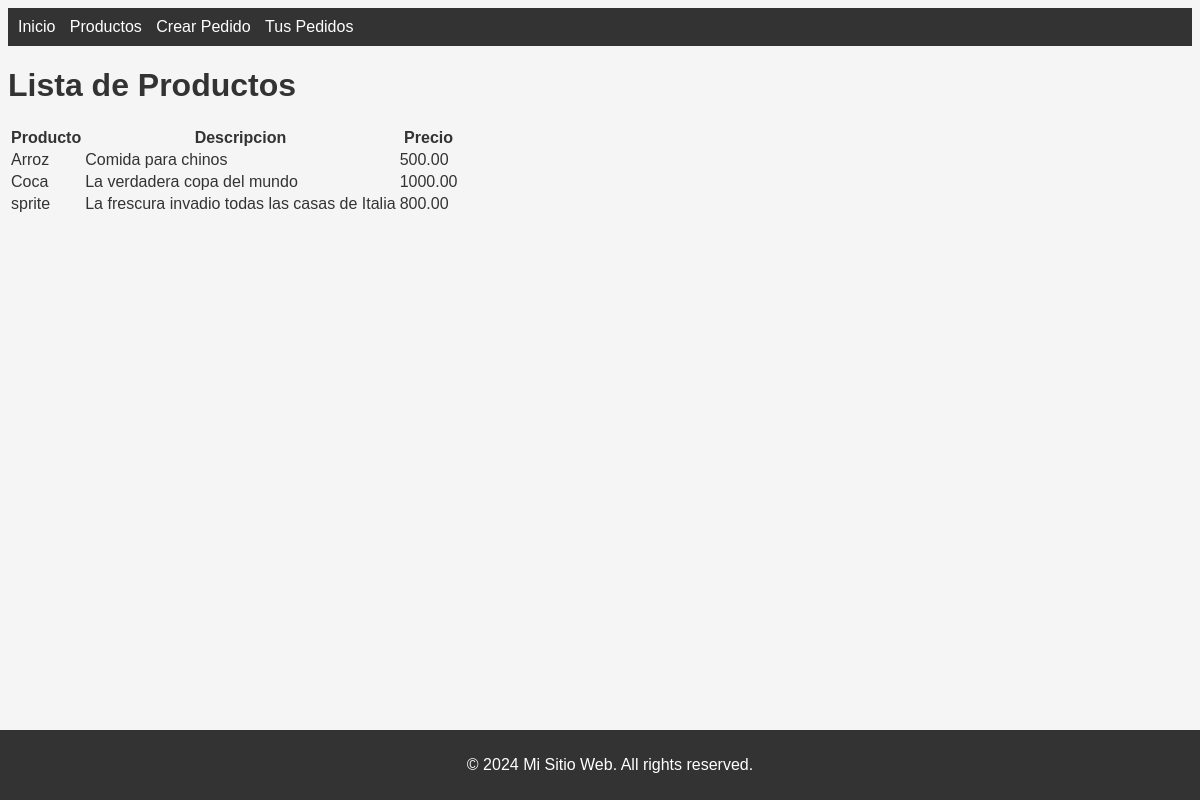
The app's page /productos/ (signed in) with its own data.
### main/models.py (models this page shows, shortened)
class Producto(models.Model):
    id = models.AutoField(primary_key=True)
    codigo = models.CharField(max_length=100, unique=True)
    descripcion = models.TextField()
    precio = models.DecimalField(max_digits=10, decimal_places=2)

### main/views.py (the view)
# urls.py: path('productos/', productos, name='productos'),
@login_required(login_url='login')
def productos(request):
    productos = Producto.objects.order_by('codigo')
    serializer = ProductoSerializer(productos, many=True)
    return render(request, 'productos.html', {'productos': serializer.data})

### main/templates/productos.html
{% extends 'base.html' %}
{% block content %}
    <h1>Lista de Productos</h1>
    <table>
        <tr>
            <th>Producto</th>
            <th>Descripcion</th>
            <th>Precio</th>
        </tr>
        {% for producto in productos %}
        <tr>
            <td>{{ producto.codigo }}</td>
            <td>{{ producto.descripcion }}</td>
            <td>{{ producto.precio }}</td>
        </tr>
        {% endfor %}
    </table>
{% endblock %}

### main/templates/base.html (style rules this page uses)
body { font-family: Arial, sans-serif; background-color: #f5f5f5; color: #333; }

### records on screen
Producto: codigo "Arroz", descripcion "Comida para chinos"
Producto: codigo "Coca", descripcion "La verdadera copa del mundo"
Producto: codigo "sprite", descripcion "La frescura invadio todas las casas de Italia"

### other values on screen
{{ producto.precio }} "500.00" "1000.00" "800.00"
